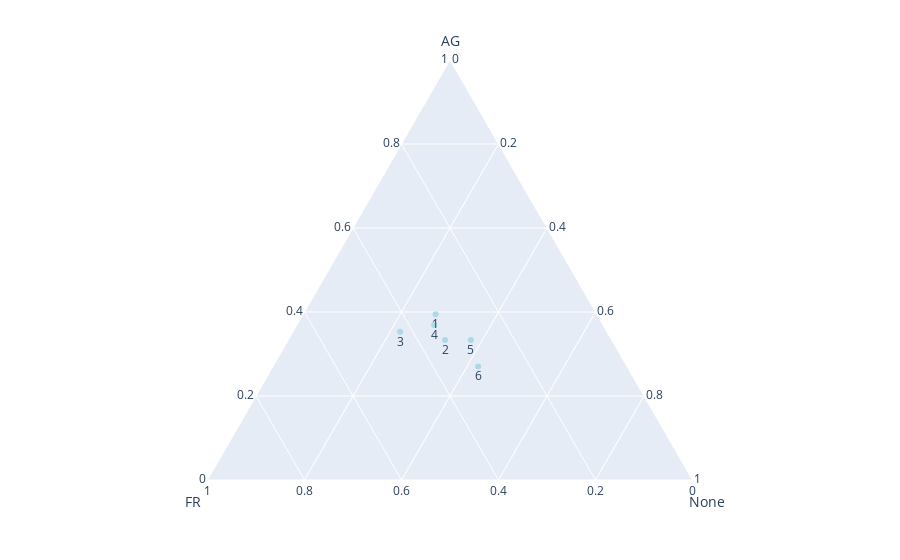
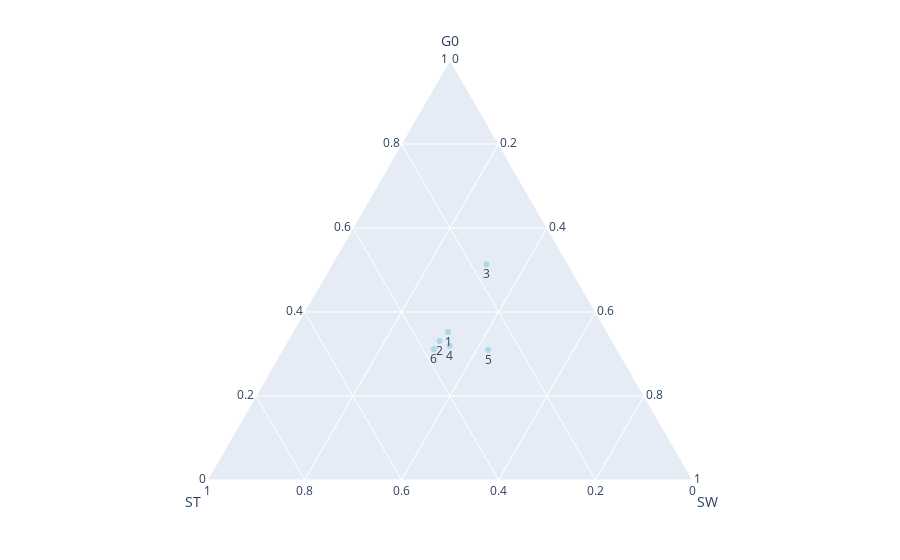

These figures' notebook cell, in order:
### Code cell
#ternary plots, association with soil type and stability of water treatment
sub_data = pd.read_csv(path + '/doc-topic_' + str(NTOPICS) + '.dat', sep='\s+', header=None).iloc[:, np.r_[2:NTOPICS+2]]
sub_data.columns = topic_names
source_gen = pd.concat([pd.DataFrame(df_gen0_gen1["SoilSource"]), pd.DataFrame(df_gen0_gen1["WateringStability"])], axis=1)
source_gen = source_gen.sort_index()
potsvstopics = pd.concat([sub_data, source_gen.reset_index()], axis=1)
del potsvstopics['ID']
del potsvstopics['WateringStability']


s0 = potsvstopics[potsvstopics['SoilSource'] == 0]
del s0['SoilSource']
s1 = potsvstopics[potsvstopics['SoilSource'] == 1]
del s1['SoilSource']
s2 = potsvstopics[potsvstopics['SoilSource'] == 2]
del s2['SoilSource']


st_df = pd.concat([pd.DataFrame(s0.sum(axis = 0)/np.sum(s0.sum(axis = 0))), pd.DataFrame(s1.sum(axis = 0)/np.sum(s1.sum(axis = 0))), pd.DataFrame(s2.sum(axis = 0)/np.sum(s2.sum(axis = 0)))], axis = 1)
st_df.columns = ['AG', 'FR', 'None'] 
t = st_df.T
t = t.div(t.sum())
t = t.T
c = t

c.loc[:, 'None'].sort_values(ascending = False)

sns.set_style("whitegrid")
c['Topic'] = range(1,NTOPICS+1)
c.columns = ['AG', 'FR', 'None', 'Topic']
color_discrete_map={"CustomColor": 'red'}
fig = px.scatter_ternary(c, a="AG", b="FR", c="None", size_max=15, text="Topic")#, color="Abundance", color_continuous_scale='RdYlBu_r')#, title = "Colored by the topic abundance")
fig = fig.update(layout=dict(title=dict(x=0.5)))
fig = fig.update_coloraxes(colorbar_title_side="bottom")
fig = fig.update_traces(textposition='bottom center', textfont=dict(size=12), selector=dict(type='scatterternary'), marker=dict(color='lightblue'))
#fig.write_image("./upd_images/plot_ternary_" + str(tax_level) + '.eps')
fig.show()



sub_data = pd.read_csv(path + "/doc-topic_" + str(NTOPICS) + '.dat', sep='\s+', header=None).iloc[:, np.r_[2:NTOPICS+2]]
sub_data.columns = topic_names
source_gen = pd.concat([pd.DataFrame(df_gen0_gen1["SoilSource"]), pd.DataFrame(df_gen0_gen1["WateringStability"])], axis=1)
source_gen = source_gen.sort_index()
potsvstopics = pd.concat([sub_data, source_gen.reset_index()], axis=1)
del potsvstopics['ID']
del potsvstopics['SoilSource']


ws0 = potsvstopics[potsvstopics['WateringStability'] == 0]
del ws0['WateringStability']
ws1 = potsvstopics[potsvstopics['WateringStability'] == 1]
del ws1['WateringStability']
ws2 = potsvstopics[potsvstopics['WateringStability'] == 2]
del ws2['WateringStability']


ws_df = pd.concat([pd.DataFrame(ws0.sum(axis = 0)/np.sum(ws0.sum(axis = 0))), pd.DataFrame(ws1.sum(axis = 0)/np.sum(ws1.sum(axis = 0))), pd.DataFrame(ws2.sum(axis = 0)/np.sum(ws2.sum(axis = 0)))], axis = 1)
ws_df.columns = ['Gen 0', 'Stable', 'Switched']


t = ws_df.T
t = t.div(t.sum())
t = t.T
c = t

c.loc[:, 'Gen 0'].sort_values(ascending = False)
c.loc[:, 'Stable'].sort_values(ascending = False)
c.loc[:, 'Switched'].sort_values(ascending = False)

sns.set_style("whitegrid")   
c['Topic'] = range(1, NTOPICS + 1)
c.columns = ["G0", "ST", "SW", 'Topic']
color_discrete_map={"CustomColor": 'red'}
#fig = plt.subplots(figsize=(10,10))
fig = px.scatter_ternary(c, a="G0", b="ST", c="SW", size_max=15, text="Topic")#, color="Abundance", color_continuous_scale='RdYlBu_r')#, title = "Colored by the topic abundance")
fig = fig.update(layout=dict(title=dict(x=0.5)))
fig = fig.update_coloraxes(colorbar_title_side="bottom")
fig = fig.update_traces(textposition='bottom center', textfont_size=12, selector=dict(type='scatterternary'), marker=dict(color='lightblue'))
#fig.write_image("./upd_images/plot_ternary2_" + str(tax_level) + '.eps')
fig.show()

### Figure 1 — Plotly figure (JSON) as saved in the notebook; plotly's stock layout.template omitted (floating-point values rounded to 4 significant figures)
{"data": [{"a": [0.3949, 0.3336, 0.3528, 0.369, 0.3334, 0.2703], "b": [0.3322, 0.3434, 0.4263, 0.3482, 0.2905, 0.3068], "c": [0.2729, 0.323, 0.2209, 0.2828, 0.3762, 0.4228], "hovertemplate": "AG=%{a}<br>FR=%{b}<br>None=%{c}<br>Topic=%{text}<extra></extra>", "legendgroup": "", "marker": {"color": "lightblue", "symbol": "circle"}, "mode": "markers+text", "name": "", "showlegend": false, "subplot": "ternary", "text": [1, 2, 3, 4, 5, 6], "textfont": {"size": 12}, "textposition": "bottom center", "type": "scatterternary"}], "layout": {"coloraxis": {"colorbar": {"title": {"side": "bottom"}}}, "legend": {"tracegroupgap": 0}, "margin": {"t": 60}, "ternary": {"aaxis": {"title": {"text": "AG"}}, "baxis": {"title": {"text": "FR"}}, "caxis": {"title": {"text": "None"}}, "domain": {"x": [0, 1], "y": [0, 1]}}, "title": {"x": 0.5}}}

### Figure 2 — Plotly figure (JSON) as saved in the notebook; plotly's stock layout.template omitted (floating-point values rounded to 4 significant figures)
{"data": [{"a": [0.3524, 0.3308, 0.5138, 0.3196, 0.3098, 0.3111], "b": [0.3277, 0.3561, 0.1677, 0.341, 0.2667, 0.3778], "c": [0.3198, 0.3131, 0.3185, 0.3394, 0.4235, 0.3112], "hovertemplate": "G0=%{a}<br>ST=%{b}<br>SW=%{c}<br>Topic=%{text}<extra></extra>", "legendgroup": "", "marker": {"color": "lightblue", "symbol": "circle"}, "mode": "markers+text", "name": "", "showlegend": false, "subplot": "ternary", "text": [1, 2, 3, 4, 5, 6], "textfont": {"size": 12}, "textposition": "bottom center", "type": "scatterternary"}], "layout": {"coloraxis": {"colorbar": {"title": {"side": "bottom"}}}, "legend": {"tracegroupgap": 0}, "margin": {"t": 60}, "ternary": {"aaxis": {"title": {"text": "G0"}}, "baxis": {"title": {"text": "ST"}}, "caxis": {"title": {"text": "SW"}}, "domain": {"x": [0, 1], "y": [0, 1]}}, "title": {"x": 0.5}}}
